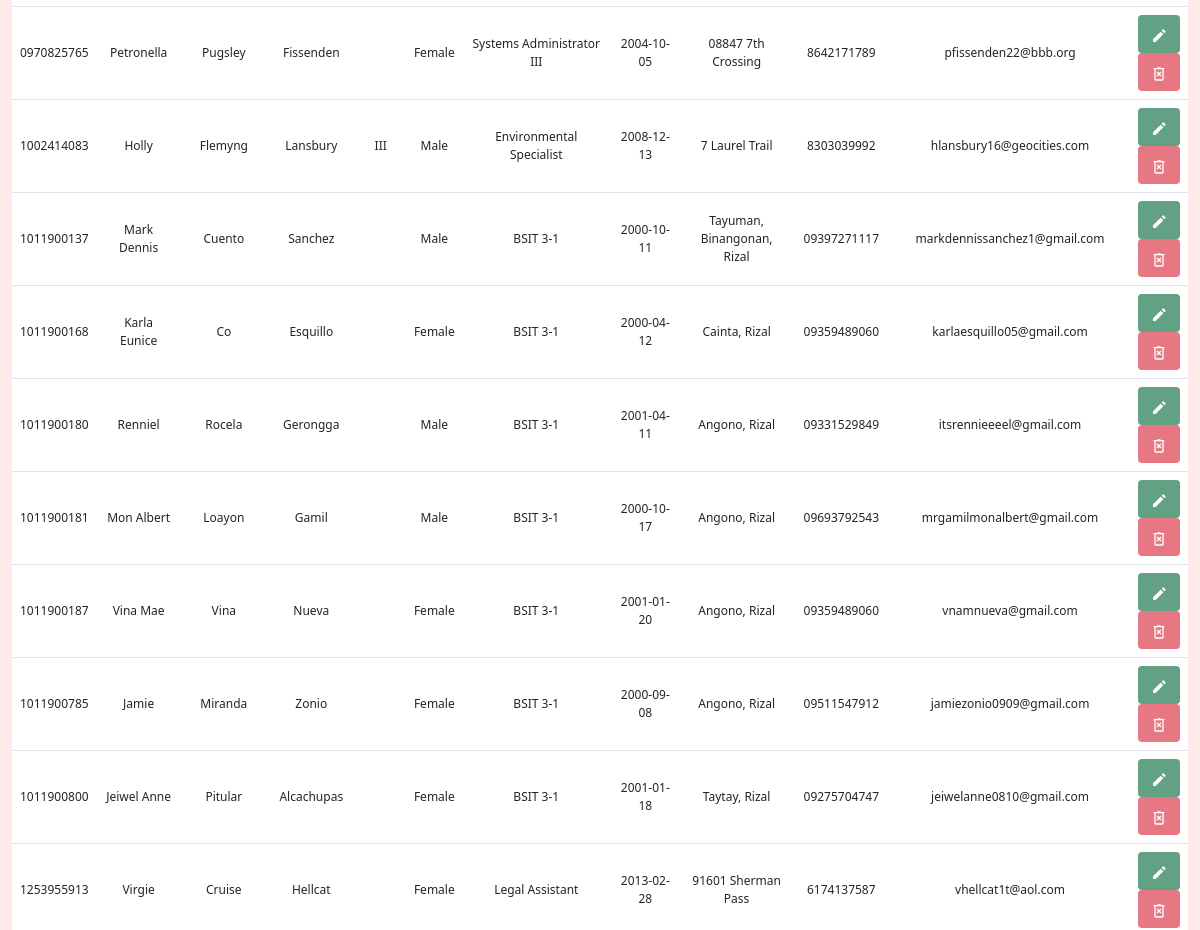
The page /controls/crud.php (middle part) on the database as committed earlier.
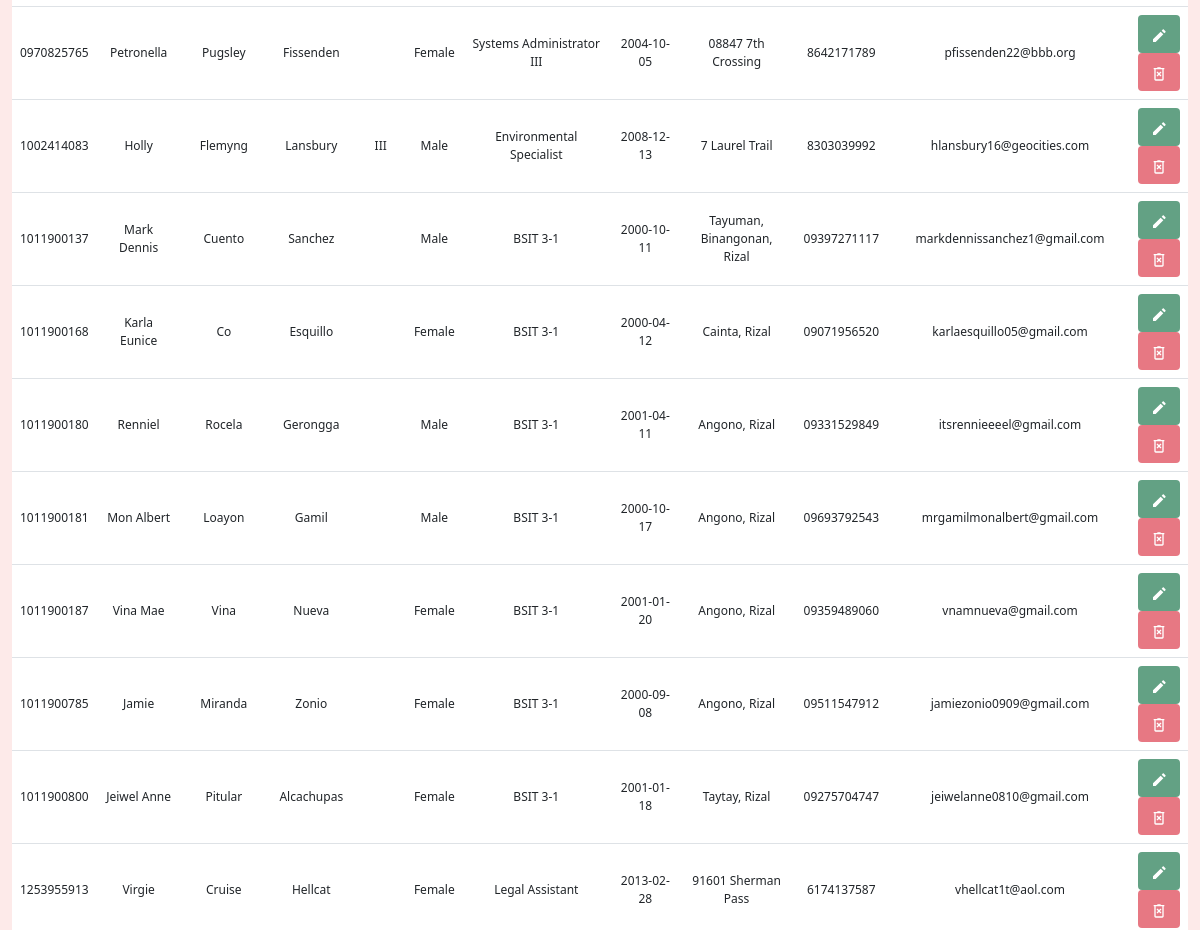
The same page on the database as committed later.
### tables this page shows
CREATE TABLE `tbl_student_profile` (
  `Student_ID` varchar(10) NOT NULL PRIMARY KEY,
  `Student_First_Name` varchar(50) NOT NULL,
  `Student_Middle_Name` varchar(50),
  `Student_Last_Name` varchar(50) NOT NULL,
  `Student_Suffix` varchar(10),
  `Student_Sex` enum('Male','Female') NOT NULL,
  `Student_Section` varchar(50) NOT NULL,
  `Student_Birthday` date NOT NULL,
  `Student_Address` varchar(100) NOT NULL,
  `Student_Contact_Number` varchar(11) NOT NULL,
  `Student_Email_Address` varchar(50) NOT NULL,
  `is_archive` boolean NOT NULL DEFAULT false
);

### functions/functions.php (called while the page is built, shortened)
<?php
function view($name, $contents = ''){
    require(APP_PATH . "page/layout-page.php");
}

### controls/crud.php (called while the page is built, shortened)
<?php
$records = Data::get_student_records();
view('crud', $records);

### functions/data/mysql.class.php (called while the page is built, shortened)
<?php
class MySqlDataProvider {
    public function __construct($source) {
        $this->source = $source;
    }
    public function get_student_records(){
        $pdo = $this->connect();
        $smt = $pdo->query('SELECT * FROM tbl_student_profile WHERE is_archive = false');
        $data = $smt->fetchAll(PDO::FETCH_CLASS, 'StudentProfile');
        return $data;
    }
    private function connect() {
        try {
            return new PDO($this->source, CONFIG['db_user'], CONFIG['db_password']);
        } catch (PDOException $e) {
            return null;
        }
    }
}

### functions/data/static.class.php (called while the page is built, shortened)
<?php
class Data {
    static private $mdp;
    static public function init(MySqlDataProvider $mdp){
        return self::$mdp = $mdp;
    }
    static public function get_student_records(){
        return self::$mdp->get_student_records();
    }
}

### page/crud-page.php (the view, shortened to what this page needs)
<div class="container-fluid container-table">
    <table class="table table-hover text-center align-middle" id="table">
        <tbody>
            <?php foreach ($contents as $object) : ?>
                <tr>
                    <td><?= $object->Student_ID ?></td>
                    <td><?= $object->Student_First_Name ?></td>
                    <td><?= $object->Student_Middle_Name ?></td>
                    <td><?= $object->Student_Last_Name ?></td>
                    <td><?= $object->Student_Suffix ?></td>
                    <td><?= $object->Student_Sex ?></td>
                    <td><?= $object->Student_Section ?></td>
                    <td><?= $object->Student_Birthday ?></td>
                    <td><?= $object->Student_Address ?></td>
                    <td><?= $object->Student_Contact_Number ?></td>
                    <td><?= $object->Student_Email_Address ?></td>
                    <td>
                        <a class="btn button-edit-bg" type="submit" data-bs-toggle="modal" data-bs-target="#showEditModal">
                        </a>
                        <br>
                        <a class="btn button-delete-bg" type="submit" name="delete" method="get" data-bs-toggle="modal" data-bs-target="#showDeleteModal">
                        </a>
                    </td>
                </tr>
            <?php endforeach ?>
        </tbody>
    </table>
</div>

### page/layout-page.php (shortened to what this page needs)
<!DOCTYPE html>
<html lang="en">
<head>
    <link href="https://cdn.jsdelivr.net/npm/bootstrap@5.1.3/dist/css/bootstrap.min.css" rel="stylesheet">
    <link href="../css/stylesheet-crud.css" rel="stylesheet">
</head>
<body>
    <?php require(APP_PATH . "page/$name-page.php")  ?>
</body>
</html>

### css/stylesheet-crud.css (style rules this page uses)
body { background-color: #fdeae9; }
.button-edit-bg { background-color: #63a184; }
.button-delete-bg { background-color: #e77883; }
table { background-color: white; }
tr { font-size: 30px; font-size: 1vw; }

Rows that differ between the two databases and show on the page:
changed tbl_student_profile "Karla Eunice": Student_Contact_Number "09359489060" → "09071956520"
